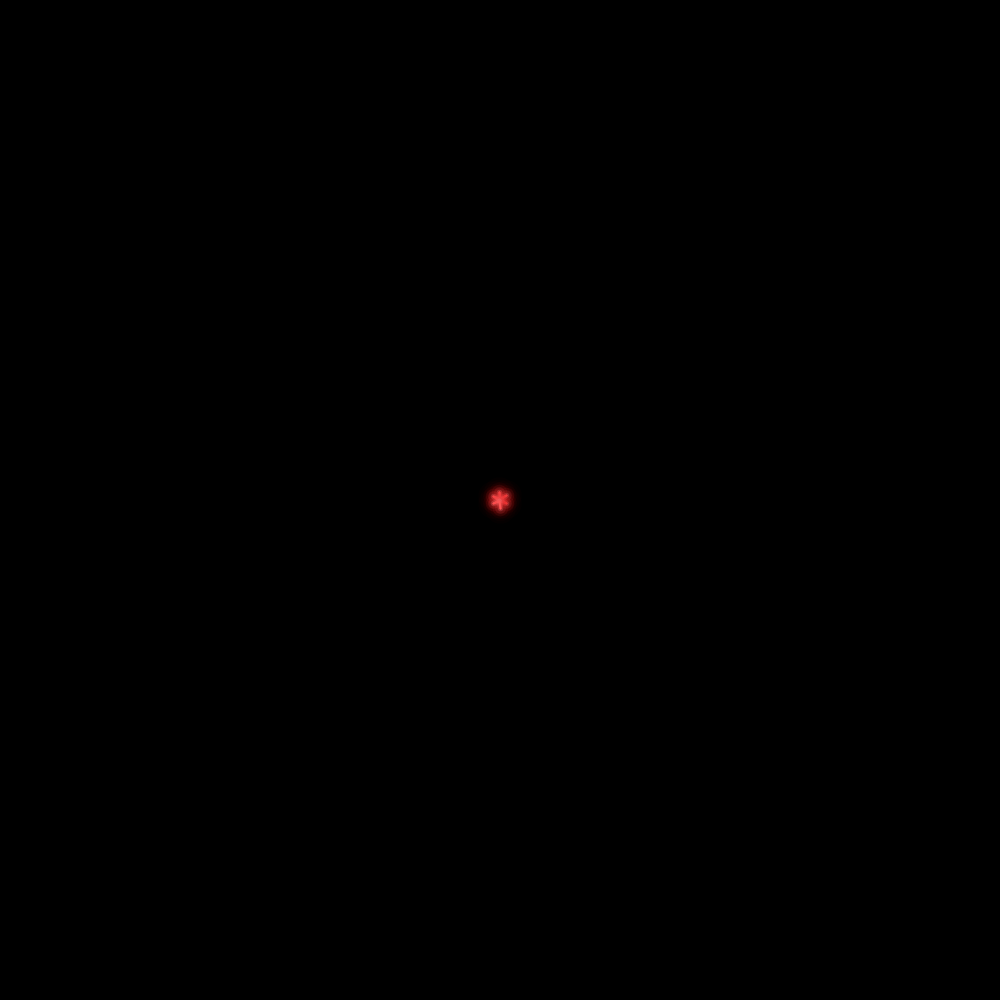
Frame 1 (no input)
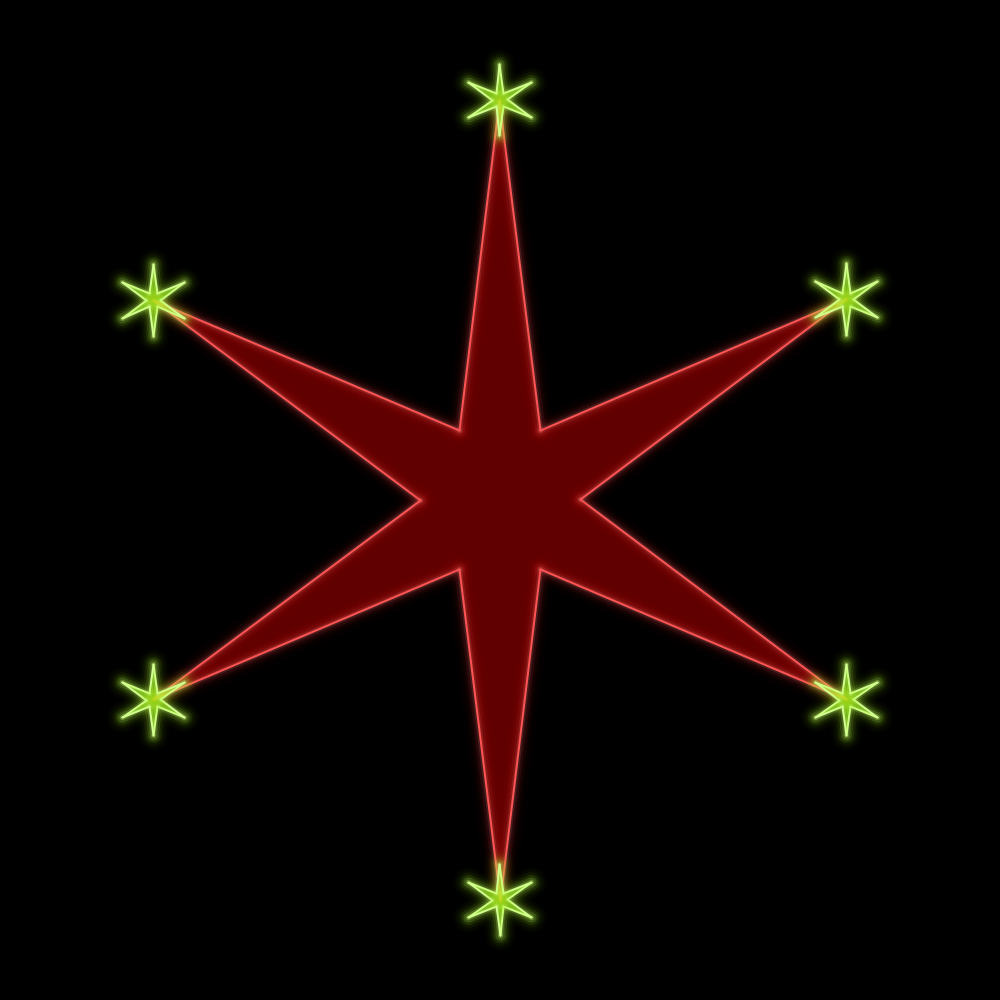
Frame 60 (the mouse pressed at the canvas centre just before this capture)
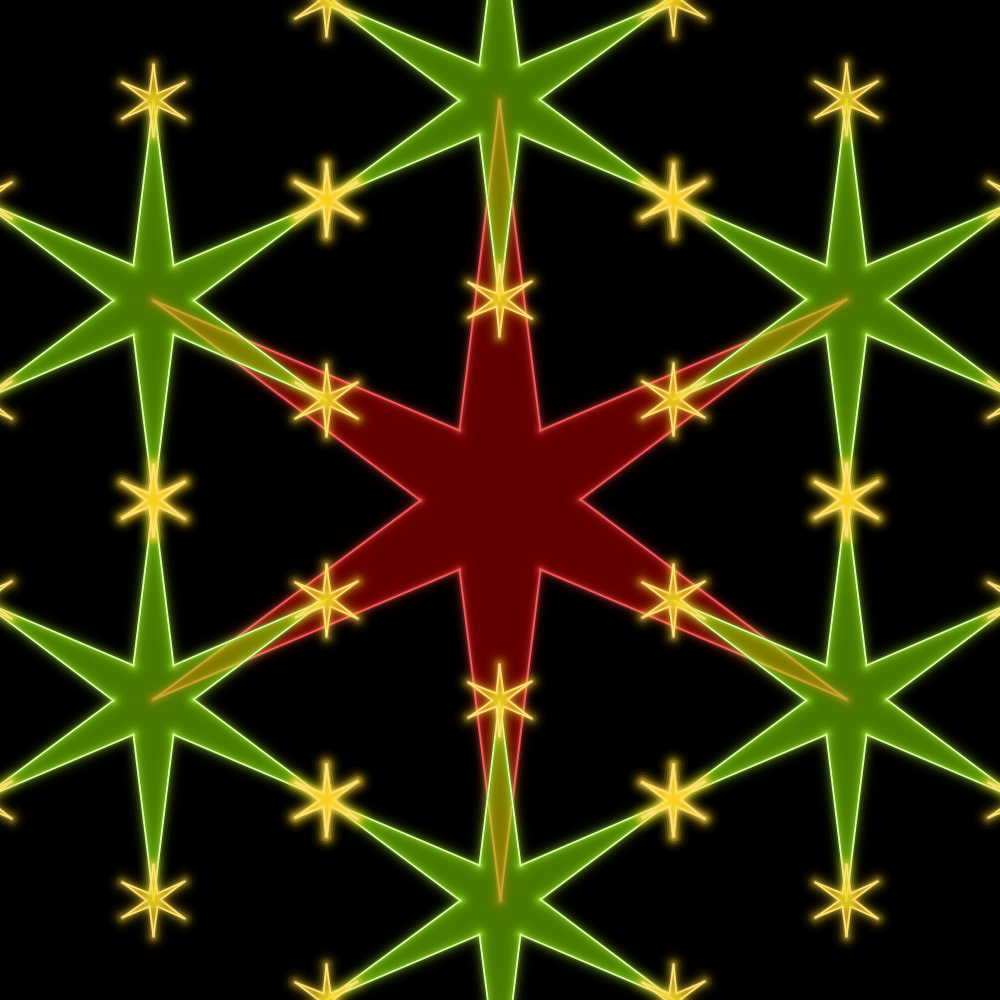
Frame 120 (the mouse held since frame 60 and released just before this capture)

The Processing sketch that drew these frames (run headless with seeded random() and noise(); from frame 60 on, the mouse is pressed at the canvas centre):

// Processing sketch: StarsColored
// ── StarsColored.pde
float largestLength = 400;
int numVertex = 6;
float thickness = 0.2;
float reductionFactor = 0.5;

ArrayList<Star> stars = new ArrayList<Star>();
ArrayList<Star> newStars;

void setup() {
    size(1000, 1000);
    stars.add(new Star(new PVector(width/2, height/2), largestLength, numVertex, thickness, 0));
    frameRate(30);
}

void draw() {
    background(0);

    newStars = new ArrayList<Star>();
        
    for (Star star : stars) {
        boolean starBefore = star.creating;
        star.render();
        if (star.creating != starBefore) {
            newStars.addAll(star.getChildrenStars());
        }
    }

    stars.addAll(newStars);
}

// ── Star.pde
public class Star {
    boolean creating = true;
    PVector center;
    float length;
    int numVertex;
    float thickness;
    float sizeFactor = 0.0;
    float creatingSpeed = 0.02;
    float sectionAngle;
    PVector[] largeVertices;
    PVector[] smallVertices;
    PShape shape;
    float shapeHeight;
    float shapeWidth;

    PShape lineShape;
    color scol;
    float swmin = 0.5, swmax = 30.5, swinc = 5.0;
    int iters;
    int cnt;

    color colStroke;
    color colGlow;
    color colFill;
    int nextColorIndex;
    // color[] colorsStroke = {
    //     color(160, 255, 176),  // Green
    //     color(193, 193, 255), // Blue
    //     color(255, 163, 163), // Red
    //     color(255, 255, 181),    // Yelllow
    //     color(238, 163, 255),    // Purple
    //     color(255, 188, 150)   // Orange
    // };
    // color[] colorsGlow = {
    //     color(63, 255, 53),   // Green
    //     color(53, 53, 255),  // Blue
    //     color(255, 53, 53),  // Red
    //     color(255, 255, 53),    // Yelllow
    //     color(244, 53, 255),    // Purple
    //     color(255, 127, 22)   // Orange
    // };
    // color[] colorsFill = {
    //     color(63, 255, 53, 120),   // Green
    //     color(53, 53, 255, 120),  // Blue
    //     color(255, 53, 53, 120),  // Red
    //     color(255, 255, 53, 120),    // Yelllow
    //     color(244, 53, 255, 120),    // Purple
    //     color(255, 127, 22, 120)   // Orange
    // };
    color[] colorsStroke = {
        color(255, 84, 84),
        color(211, 255, 145),
        color(255, 226, 114),
        color(142, 142, 255)
    };
    color[] colorsGlow = {
        color(204, 0, 0),
        color(153, 255, 0),
        color(255, 204, 0),
        color(51, 51, 255)
    };
    color[] colorsFill = {
        color(204, 0, 0, 120),
        color(153, 255, 0, 120),
        color(255, 204, 0, 120),
        color(51, 51, 255, 120)
    };
    

    Star(PVector center, float length, int numVertex, float thickness, int colIndex) {
        this.length = length;
        this.center = center;
        this.numVertex = numVertex;
        this.thickness = thickness;
        this.sectionAngle = 2 * PI / numVertex;
        this.largeVertices = new PVector[numVertex];
        this.smallVertices = new PVector[numVertex];
        this.shape = createShape();
        this.shape.beginShape();
        for (int i = 0; i < numVertex; i++) {
            largeVertices[i] = new PVector(
                sin(sectionAngle*(i-1) + sectionAngle), 
                cos(sectionAngle*(i-1) + sectionAngle)
            ).mult(length);
            this.shape.vertex(largeVertices[i].x, largeVertices[i].y);
            smallVertices[i] = new PVector(
                sin(sectionAngle*i + sectionAngle/2), 
                cos(sectionAngle*i + sectionAngle/2)
            ).mult(thickness*length);
            this.shape.vertex(smallVertices[i].x, smallVertices[i].y);
        }
        this.shape.endShape(CLOSE);
        this.shapeHeight = this.shape.height;
        this.shapeWidth = this.shape.width;
        this.shape.setFill(colorsFill[colIndex]);
        this.shape.setStroke(color(0,0));

        // this.scol = scol;
        this.iters = (int) ((swmax - swmin) / swinc);
        this.cnt = this.iters;

        this.colStroke = colorsStroke[colIndex];
        this.scol = colorsGlow[colIndex];
        this.colFill = colorsFill[colIndex];
        if (colIndex + 1 == this.colorsFill.length) {
            this.nextColorIndex = 0;
        } else {
            this.nextColorIndex = colIndex+1;
        }


    }

    void render() {
        if (creating) {
            this.sizeFactor += this.creatingSpeed;
            if (this.sizeFactor >= 1.0) {
                this.sizeFactor = 1.0;
                this.creating = false;
            }

            PVector[] tempLargeVertices = new PVector[numVertex];
            PVector[] tempSmallVertices = new PVector[numVertex];
            for (int i = 0; i < numVertex; i++) {
                tempLargeVertices[i] = PVector.mult(largeVertices[i], this.sizeFactor);
                tempSmallVertices[i] = PVector.mult(smallVertices[i], this.sizeFactor);
            }
            
            pushMatrix();
            translate(center.x, center.y);
            shape(this.shape, 0, 0, shapeWidth*sizeFactor, shapeHeight*sizeFactor);
            for (int i = 0; i < numVertex; i++) {
                drawLine(tempLargeVertices[i].x, tempLargeVertices[i].y,
                         tempSmallVertices[i].x, tempSmallVertices[i].y);
                if (i != numVertex - 1) {
                    drawLine(tempSmallVertices[i].x, tempSmallVertices[i].y,
                             tempLargeVertices[i+1].x, tempLargeVertices[i+1].y);
                } else {
                    drawLine(tempSmallVertices[i].x, tempSmallVertices[i].y,
                             tempLargeVertices[0].x, tempLargeVertices[0].y);
                }
            }
            popMatrix();
        } else {
            pushMatrix();
            translate(center.x, center.y);
            shape(this.shape, 0, 0, shapeWidth, shapeHeight);
            for (int i = 0; i < numVertex; i++) {
                drawLine(largeVertices[i].x, largeVertices[i].y,
                         smallVertices[i].x, smallVertices[i].y);
                if (i != numVertex - 1) {
                    drawLine(smallVertices[i].x, smallVertices[i].y,
                             largeVertices[i+1].x, largeVertices[i+1].y);
                } else {
                    drawLine(smallVertices[i].x, smallVertices[i].y,
                             largeVertices[0].x, largeVertices[0].y);
                }
            }
            popMatrix();
        }
    }

    void drawLine(float x, float y, float xx, float yy) {
        this.iters = (int) ((swmax - swmin) / swinc);
        this.cnt = this.iters;
        for (float swcur=swmin; swcur<=swmax; swcur+=swinc) {
            color newScol = colorHSV(scol, cnt--, iters, 2.5);
            strokeWeight(swcur);
            stroke(newScol);
            line(x, y, xx, yy);
        }

        strokeWeight(2);
        stroke(colStroke);
        line(x, y, xx, yy);
    }

    ArrayList<Star> getChildrenStars() {
        ArrayList<Star> childrenStars = new ArrayList<Star>();

        for (int i = 0; i < numVertex; ++i) {
            childrenStars.add(new Star(
                PVector.add(center, this.largeVertices[i]),
                length*reductionFactor,
                numVertex, thickness, nextColorIndex
            ));
        }

        return childrenStars;
    }
}


color colorHSV(color col, int cur, int tot, float ramp){
    colorMode(HSB, 360, 100, 100, 100);
    
    float curHue = hue(col);
    float curSat = saturation(col);
    float curVal = brightness(col);
    float curAlpha = alpha(col);

    curSat = lerp(curSat, 10, pow(cur/float(tot), ramp));
    curVal = lerp(curVal, 100, cur/float(tot));
    curAlpha = lerp(1, 25, pow(cur/float(tot), ramp));
    
    color c = color(curHue, curSat, curVal, curAlpha); 
    
    colorMode(RGB, 255, 255, 255, 255); // restore the colorMode
    return c;
}
